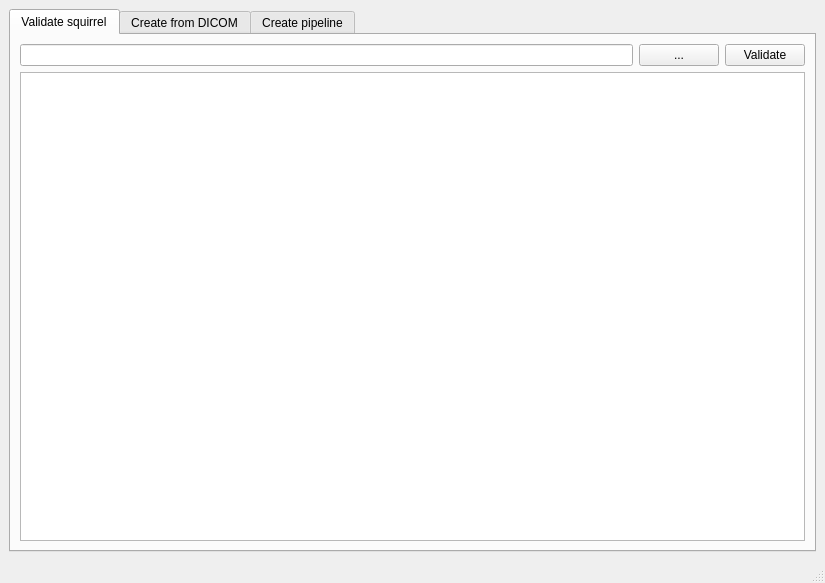
<?xml version="1.0" encoding="UTF-8"?>
<ui version="4.0">
 <class>MainWindow</class>
 <widget class="QMainWindow" name="MainWindow">
  <property name="geometry">
   <rect>
    <x>0</x>
    <y>0</y>
    <width>825</width>
    <height>583</height>
   </rect>
  </property>
  <property name="windowTitle">
   <string>MainWindow</string>
  </property>
  <widget class="QWidget" name="centralwidget">
   <layout class="QHBoxLayout" name="horizontalLayout_3">
    <item>
     <widget class="QTabWidget" name="tabWidget">
      <property name="currentIndex">
       <number>0</number>
      </property>
      <widget class="QWidget" name="tab_2">
       <attribute name="title">
        <string>Validate squirrel</string>
       </attribute>
       <layout class="QVBoxLayout" name="verticalLayout" stretch="0,0">
        <item>
         <layout class="QHBoxLayout" name="horizontalLayout">
          <property name="topMargin">
           <number>0</number>
          </property>
          <item>
           <widget class="QLineEdit" name="lineEdit"/>
          </item>
          <item>
           <widget class="QPushButton" name="pushButton_2">
            <property name="text">
             <string>...</string>
            </property>
           </widget>
          </item>
          <item>
           <widget class="QPushButton" name="pushButton">
            <property name="text">
             <string>Validate</string>
            </property>
           </widget>
          </item>
         </layout>
        </item>
        <item>
         <widget class="QTextEdit" name="textEdit"/>
        </item>
       </layout>
      </widget>
      <widget class="QWidget" name="tab">
       <attribute name="title">
        <string>Create from DICOM</string>
       </attribute>
      </widget>
      <widget class="QWidget" name="tab_3">
       <attribute name="title">
        <string>Create pipeline</string>
       </attribute>
      </widget>
     </widget>
    </item>
   </layout>
  </widget>
  <widget class="QMenuBar" name="menubar">
   <property name="geometry">
    <rect>
     <x>0</x>
     <y>0</y>
     <width>825</width>
     <height>20</height>
    </rect>
   </property>
  </widget>
  <widget class="QStatusBar" name="statusbar"/>
 </widget>
 <resources/>
 <connections/>
</ui>
